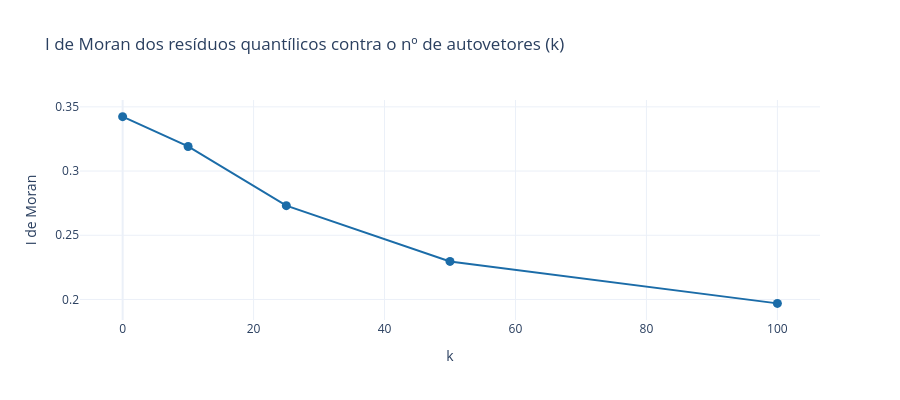

This figure's notebook cell:
### Code cell
K_ESC = int(ESF_T.sort_values("BIC").iloc[0]["k_esf"])
I0, Ik = float(ESF_T.set_index("k_esf").loc[0, "I_moran"]), float(ESF_T.set_index("k_esf").loc[K_ESC, "I_moran"])
ESF_OK = K_ESC > 0 and Ik < I0
MOTIVO15 = f"k escolhido por BIC = {K_ESC}; I de Moran {I0:.4f} (k=0) -> {Ik:.4f} (k={K_ESC})" + ("" if K_ESC > 0 else "; k=0 vence, sem filtro")
print("ESF aceito (diagnóstico):", ESF_OK, "|", MOTIVO15)
fig = go.Figure(go.Scatter(x=ESF_T.k_esf, y=ESF_T.I_moran, mode="lines+markers", marker=dict(size=9, color="#1b6ca8")))
fig.update_layout(title="I de Moran dos resíduos quantílicos contra o nº de autovetores (k)", xaxis_title="k", yaxis_title="I de Moran", template="plotly_white", height=400)
G.salvar(fig, FIG / "final_moran_k.html"); fig.show()

### Figure 1 — Plotly figure (JSON) as saved in the notebook; plotly's stock layout.template omitted (floating-point values rounded to 4 significant figures)
{"data": [{"marker": {"color": "#1b6ca8", "size": 9}, "mode": "lines+markers", "type": "scatter", "x": [0, 10, 25, 50, 100], "y": [0.3424, 0.3192, 0.273, 0.2296, 0.1969]}], "layout": {"height": 400, "title": {"text": "I de Moran dos resíduos quantílicos contra o nº de autovetores (k)"}, "xaxis": {"title": {"text": "k"}}, "yaxis": {"title": {"text": "I de Moran"}}}}
